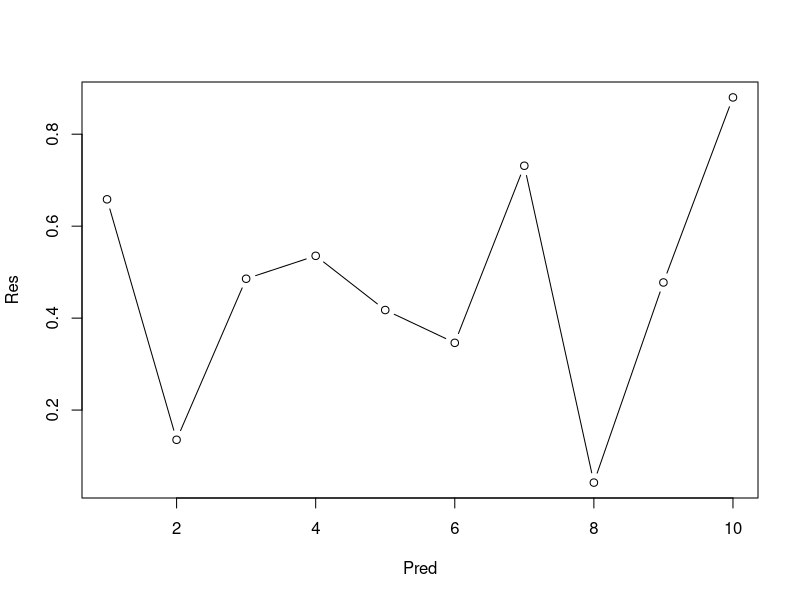

This chart was generated by the following R code:
## ---- chunk 1
knitr::kable(head(iris, 10))
## ---- chunk 2
# Use comments extensively in ALL of your coding!
Pred <- seq(1,10)     # make a vector of integers from 1 to 10
Res <- runif(10)      # generate 10 draws from a random uniform (0,1) distribution

# print the random numbers
print(Res)

# plot the graph
plot(x=Pred,y=Res,type="b")
